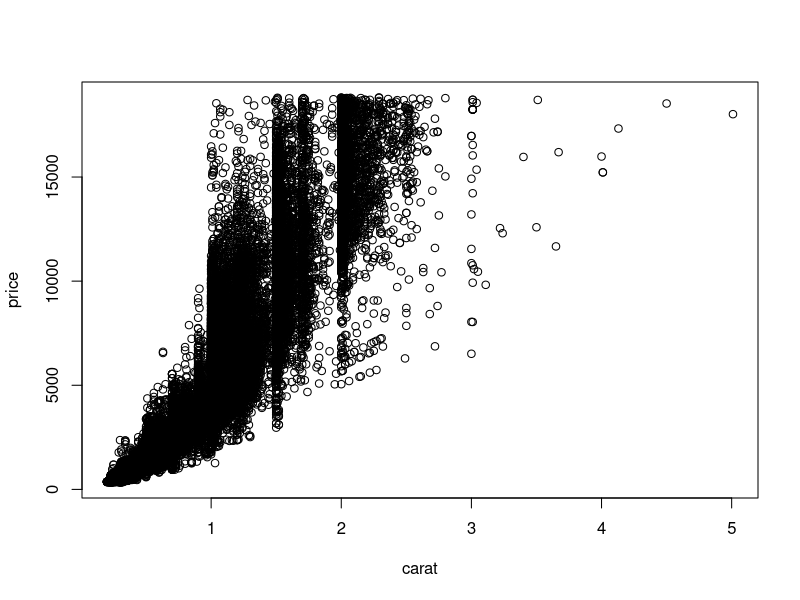
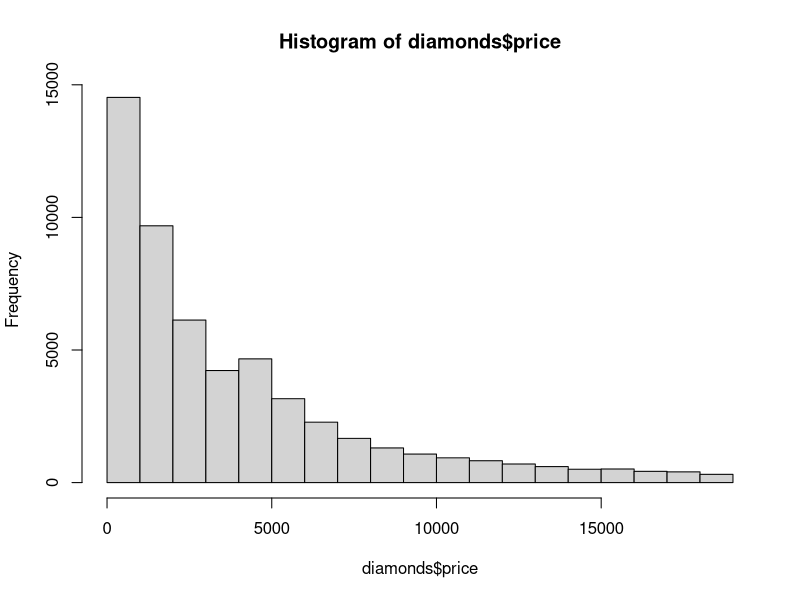
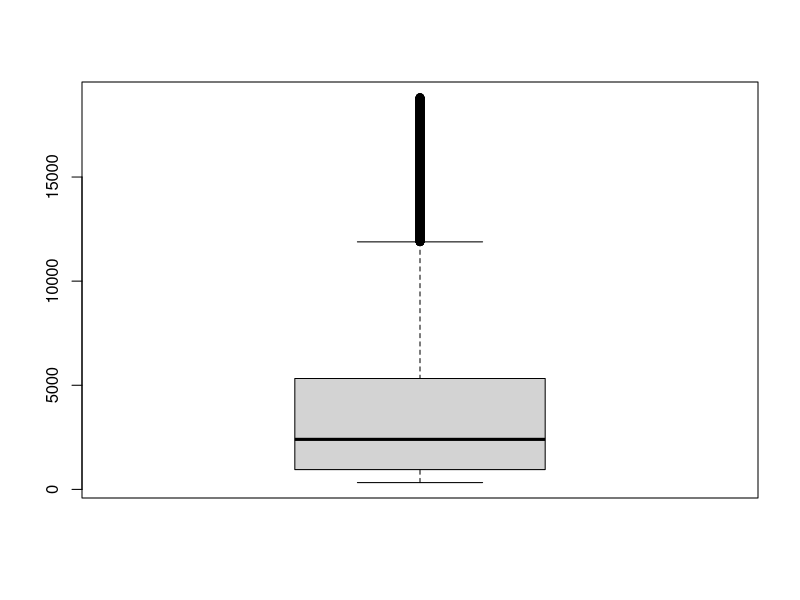
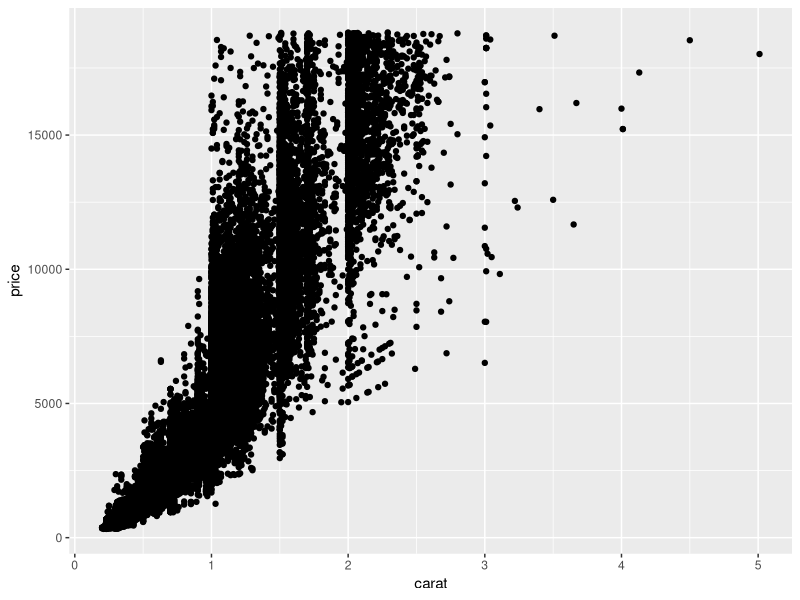
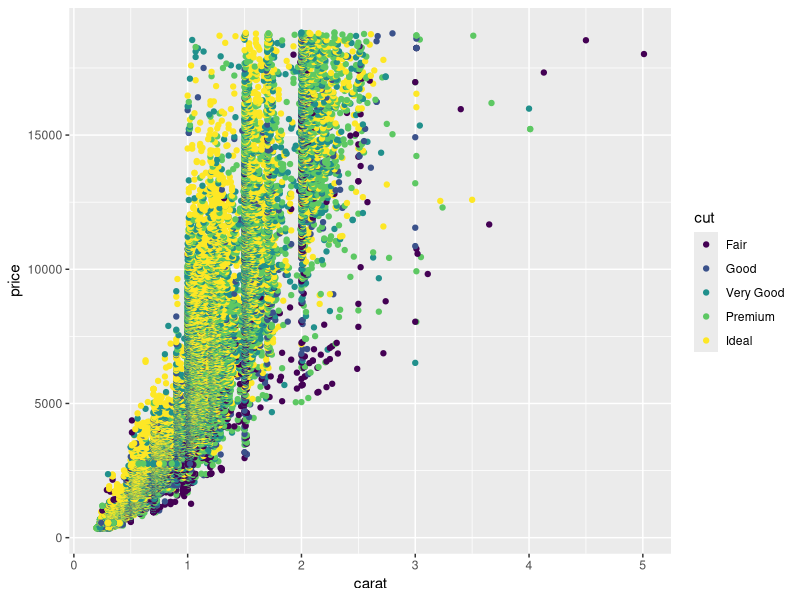
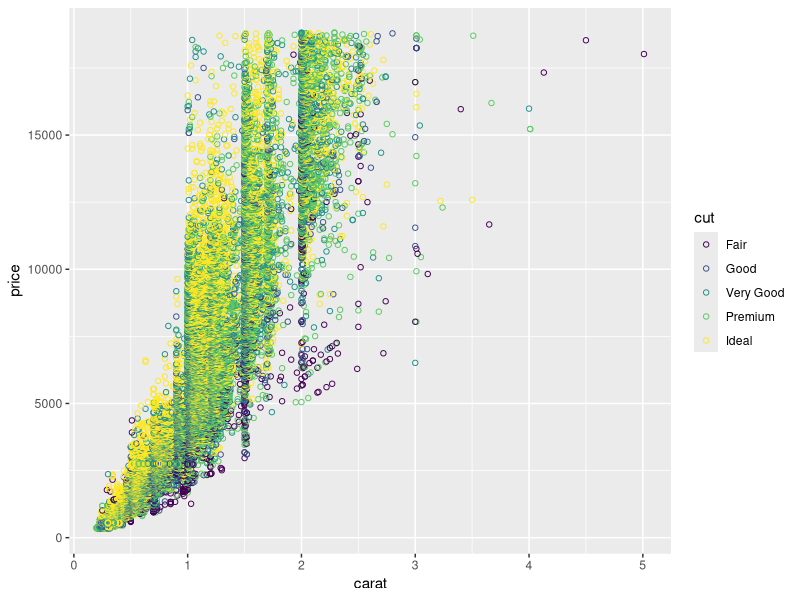
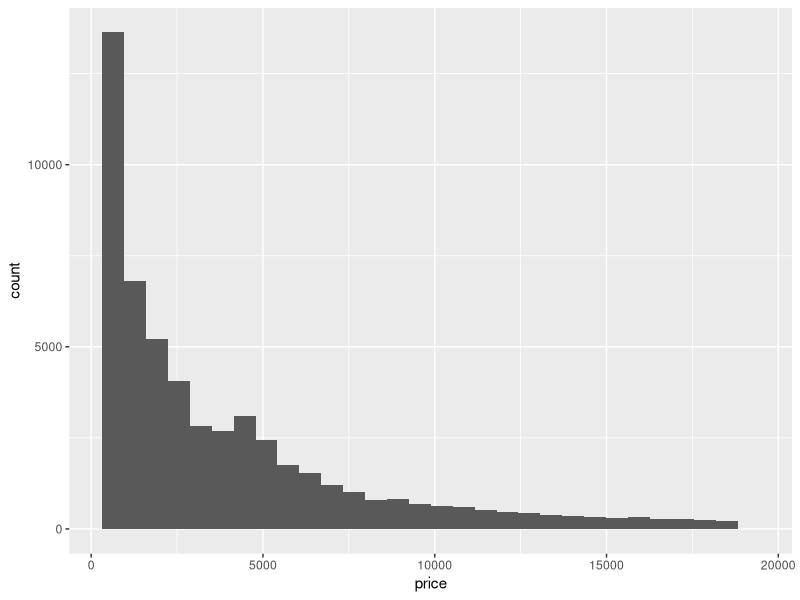
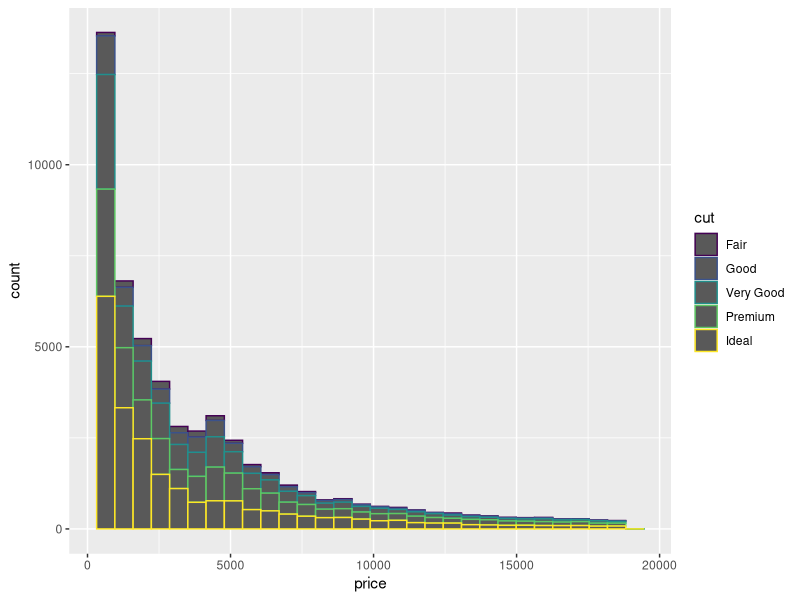

Here is the R script that generated these plots, in order:
##TESTING HOW TO UPDATE STUFF##

## I WILL MISS ALL THE FREE STARBUCKS ##
#import data
data(diamonds, package='ggplot2')
##CREATINGCONFLICT##
head(diamonds)

#base graphics
plot(price ~ carat, data=diamonds)
hist(diamonds$price)
boxplot(diamonds$price)

#better graphics, unless you are in chicago
library(ggplot2)

##scatter
ggplot(diamonds, aes(x=carat, y=price)) + geom_point()
ggplot(diamonds, aes(x=carat, y=price, color=cut)) + geom_point()
ggplot(diamonds, aes(x=carat, y=price, color=cut)) + geom_point(shape=1)

##histo- use brewer colors rcolorbrewer
ggplot(diamonds, aes(x=price)) + geom_histogram()
ggplot(diamonds, aes(x=price)) + geom_histogram(aes(color=cut))
ggplot(diamonds, aes(x=price)) + geom_histogram(aes(fill=cut))

##density plot
ggplot(diamonds, aes(x=price)) + geom_density(fill='grey')
ggplot(diamonds, aes(x=price)) + geom_density(aes(fill=cut))

##boxplots and violin
ggplot(diamonds, aes(x=1, y=price)) + geom_boxplot() 
ggplot(diamonds, aes(x=cut, y=price)) + geom_boxplot() 
ggplot(diamonds, aes(x=cut, y=price)) + geom_boxplot(aes(fill=cut)) 
ggplot(diamonds, aes(x=cut, y=price)) + geom_violin()
ggplot(diamonds, aes(x=cut, y=price)) + geom_violin(aes(fill=cut))
ggplot(diamonds, aes(x=cut, y=price)) + geom_violin() + geom_point()
ggplot(diamonds, aes(x=cut, y=price)) + geom_jitter(alpha=1/4, shape=2) + geom_violin(alpha=.5)
ggplot(diamonds, aes(x=cut, y=price)) + geom_boxplot(aes(fill=cut)) + geom_violin() + geom_point() 


##more stuff
g <- ggplot(diamonds, aes(x=carat, y=price))
g
g + geom_point()
g + geom_point(aes(color=cut))
g + geom_point(aes(color=cut)) + facet_wrap(~cut)
g + geom_point() + facet_grid(clarity ~ cut)

library(ggthemes)
g2 <- g + geom_point(aes(color=cut))
g2
g2 + theme_economist() +scale_color_economist()
g2 + theme_wsj()
g2 + theme_tufte()
g2 + theme_excel()
g2 + theme_excel() + scale_color_excel()



